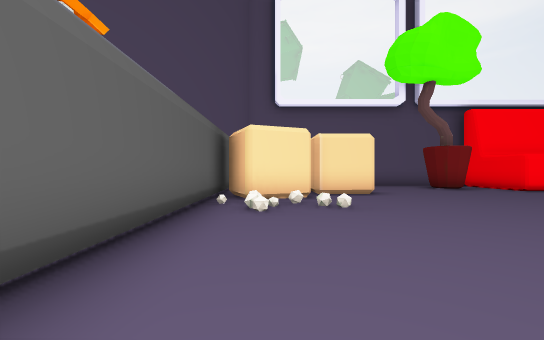
view 1 (above)

22 first-person views from a walk through a Godot game level. The camera is 1.3 m above the floor, looks level and sees 90° across. The floor is counted in squares, 2 m on a side. Each view is taken from the middle of a square. On the plan, view 1 faces up. The plan holds only what a view shows up to about 9 squares ahead; the rest is blank. The place goes on beyond the plan.

view 2
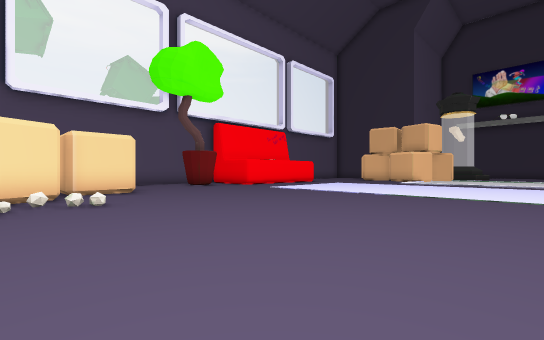

view 3
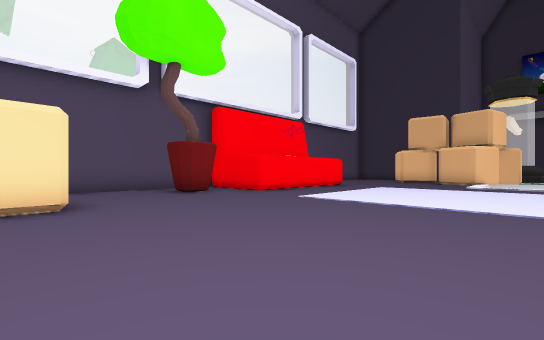

view 4
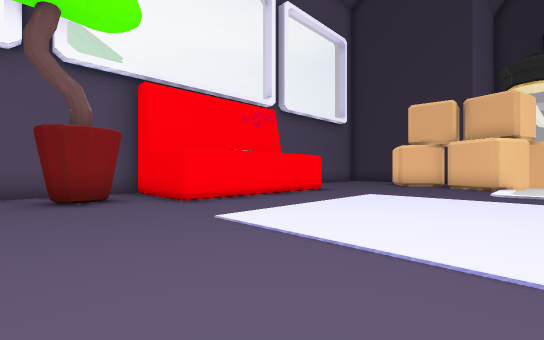

view 5
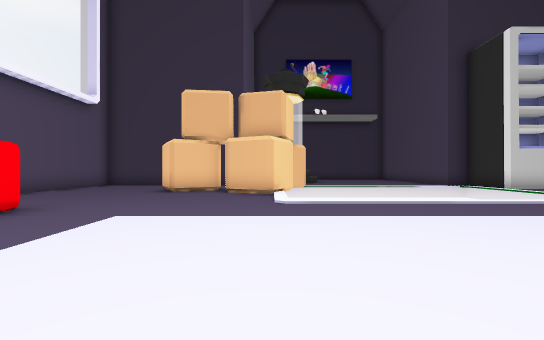

view 6
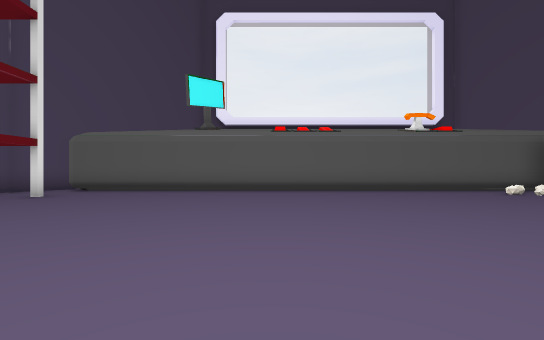

view 7
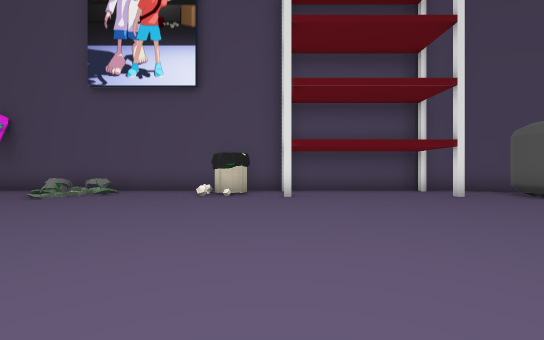

view 8
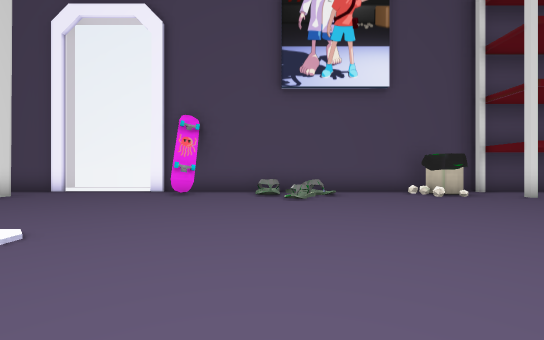

view 9
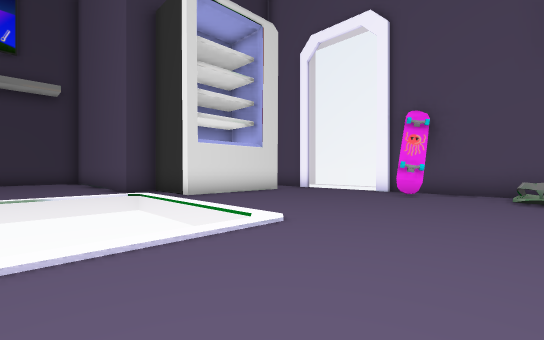

view 10
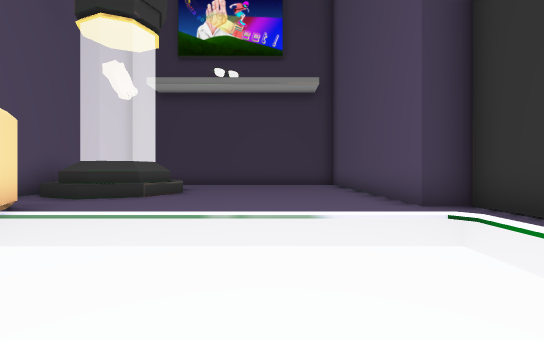

view 11
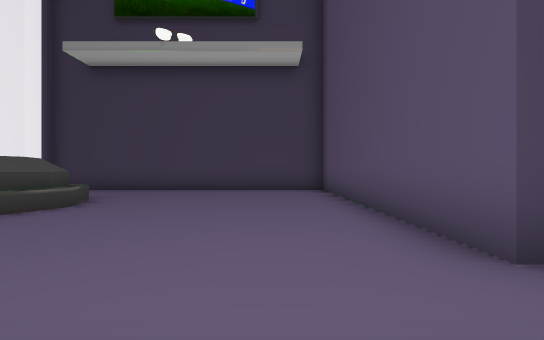

view 12
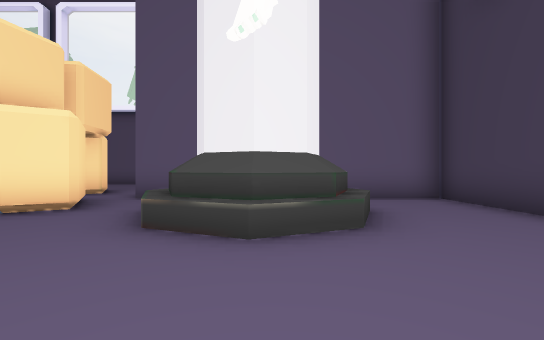

view 13
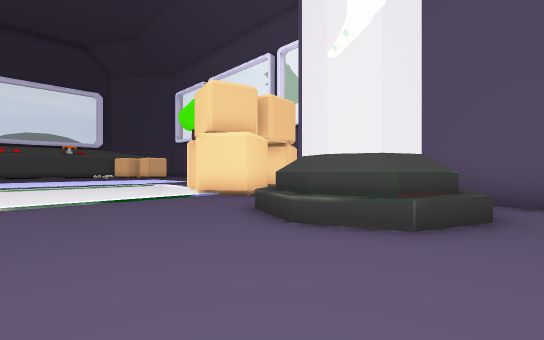

view 14
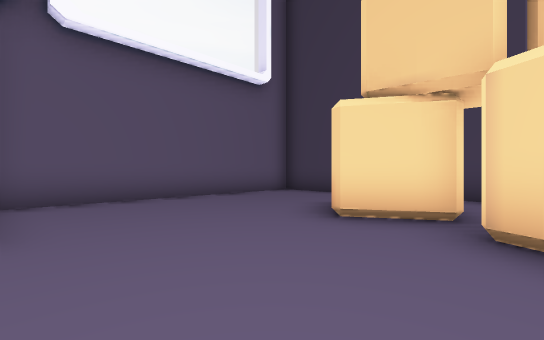

view 15
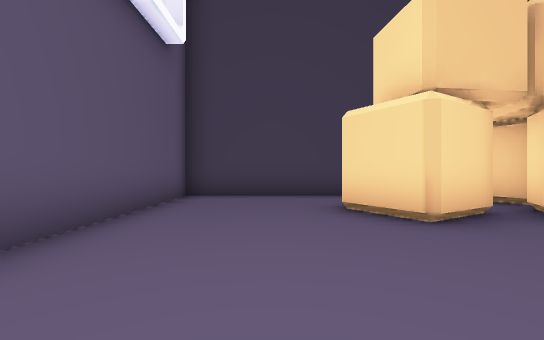

view 16
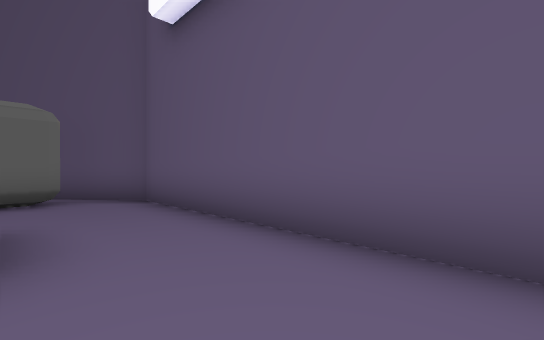

view 17
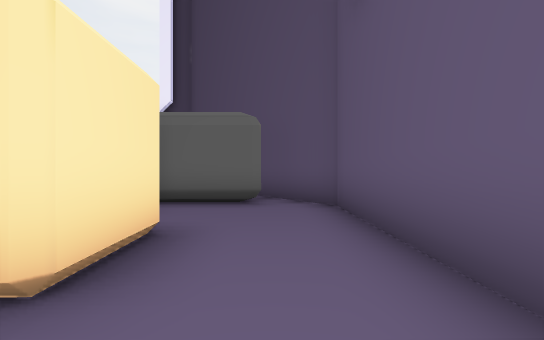

view 18
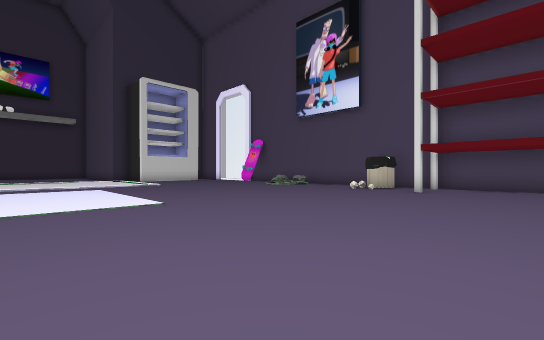

view 19
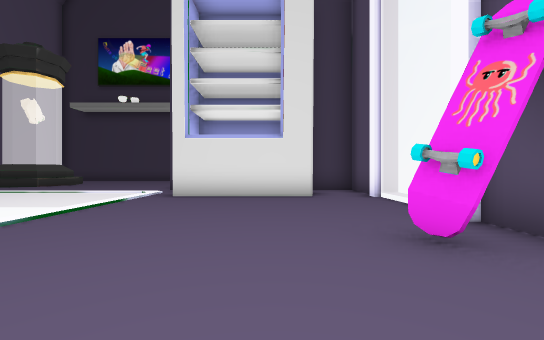

view 20
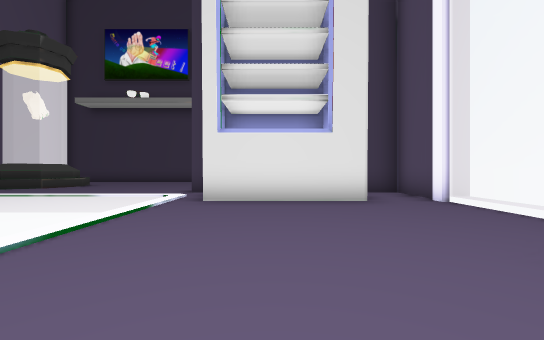

view 21
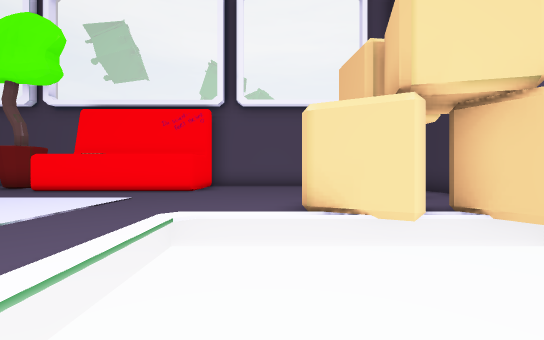

view 22
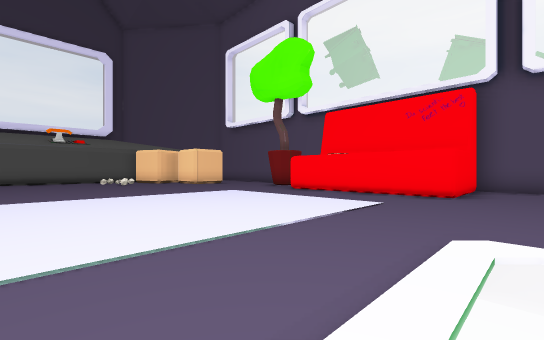

### Floor plan
Ten units are one square. View 1 is at (0, 0); x grows to the right and y downward. Boxes are objects, and circles mark ways between rooms. Rooms are numbered by the first view taken in them; rooms with no view inside come last. Other rooms are left out.
<svg viewBox="-34 -117 308 218">
<path fill="none" stroke="#000" d="M168 -33 154 -40 162 -55M181 -31 176 -39M170 -57 162 -71 176 -79M63 -89 57 -91 56 -96 57 -100M65 -91 61 -90M27 -72 12 -72 11 -80M59 82 62 82 65 83M198 -35 184 -27M126 -108 126 -82 77 -82M9 -64 -5 -57 -12 -72M199 -59 199 -112 125 -112M54 -112 -10 -112 -29 -97M11 -88 26 -89M177 81 177 45 199 45 199 37 269 37 269 -52 229 -52M175 96 199 96 199 82M-13 -96 -13 81M242 -33 238 -23 228 -19 218 -23M-21 87 -9 96 149 96M246 -33 240 -21 228 -15 215 -21M190 -48 198 -35M184 -64 180 -62M179 -43 185 -46M229 -52 199 -52M169 -51 176 -47M218 -23 214 -33 218 -43M215 -21 210 -33 215 -46M68 -94 63 -89M79 -112 54 -112M77 -82 77 -108"/>
<circle cx="190" cy="-60" r="3" fill="#2a7"/>
<circle cx="205" cy="-35" r="3" fill="#2a7"/>
<circle cx="60" cy="-110" r="3" fill="#2a7"/>
<circle cx="70" cy="-95" r="3" fill="#2a7"/>
<text x="100" y="-10">1</text>
<text x="200" y="-50">2</text>
<text x="70" y="-100">3</text>
</svg>
Room 1 opens to room 2. Room 1 opens to room 3.

Where each view was taken, in squares from view 1:
view 1: 0 up, 0 right, facing up
view 2: 1 down, 0 right, facing up-right
view 3: 2 up, 2 right, facing up-right
view 4: 3 up, 5 right, facing up-right
view 5: 4 up, 8 right, facing right
view 6: 2 down, 7 right, facing left
view 7: 1 down, 5 right, facing down
view 8: 1 down, 11 right, facing down
view 9: 1 down, 11 right, facing down-right
view 10: 1 down, 15 right, facing right
view 11: 2 down, 18 right, facing right
view 12: 1 down, 23 right, facing up
view 13: 1 down, 25 right, facing up-left
view 14: 5 up, 13 right, facing up-right
view 15: 9 up, 13 right, facing right
view 16: 9 up, 5 right, facing up-left
view 17: 10 up, 4 right, facing left
view 18: 1 up, 2 right, facing down-right
view 19: 7 down, 11 right, facing right
view 20: 6 down, 12 right, facing right
view 21: 0 up, 15 right, facing up
view 22: 1 up, 14 right, facing up-left
